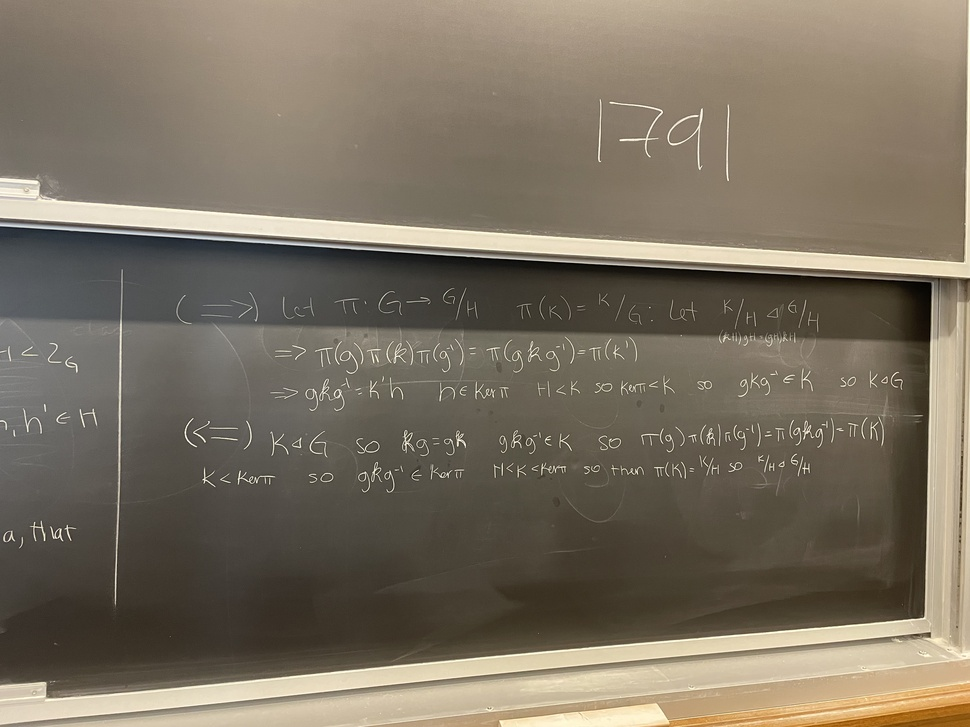
#> input picture raw/TestImage2.jpeg, 970 x 727 px, shrunk from 4032 x 3024 before the run
$ python denoise_pipeline.py
#> lines starting #> are read from the running program, lines starting #| are printed output that depends on the picture; after the words box and inside, x2 and y2 are one past the last pixel; in counts of white or black regions, pixels touching at a corner belong together
#> in run_denoise, img is the input picture: shape (727, 970, 3); mean B, G, R 97.5, 113.1, 122.8
import cv2
import os
import numpy as np

def enhance_chalkboard(img):
    gray = cv2.cvtColor(img, cv2.COLOR_BGR2GRAY)
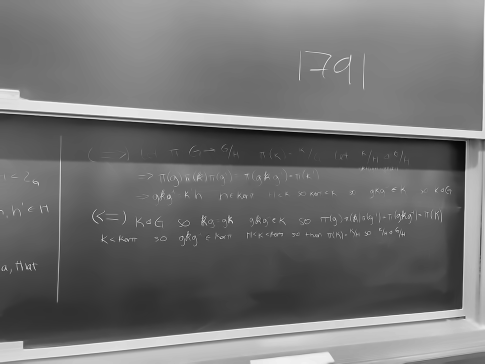
#> gray: shape (727, 970) (shown at 1/2 size); min 0, max 253, mean 113.6
    blur = cv2.medianBlur(gray, 3)
    _, th = cv2.threshold(blur, 0, 255, cv2.THRESH_BINARY + cv2.THRESH_OTSU)
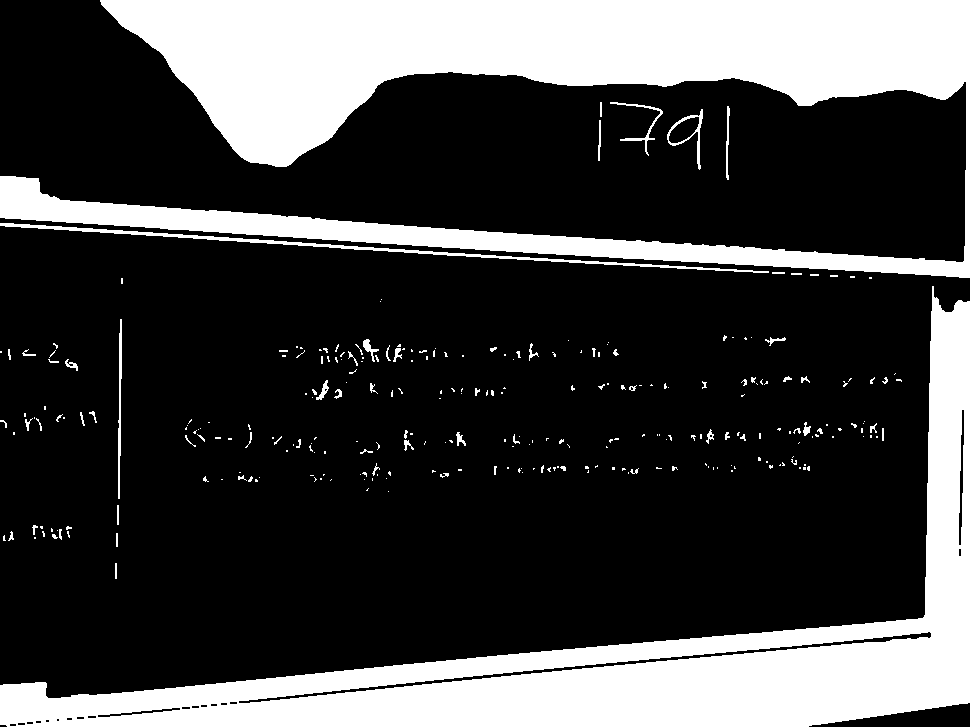
#> th: shape (727, 970); 26.1% white; 284 white regions (216 under 20 px), largest, box (x1, y1, x2, y2) and area: (0, 0, 970, 278) 100715, (0, 286, 970, 727) 76458, (0, 223, 769, 273) 2343
    if np.mean(th) < 127:
        th = cv2.bitwise_not(th)
    kernel = np.ones((2, 2), np.uint8)
    opened = cv2.morphologyEx(th, cv2.MORPH_OPEN, kernel)
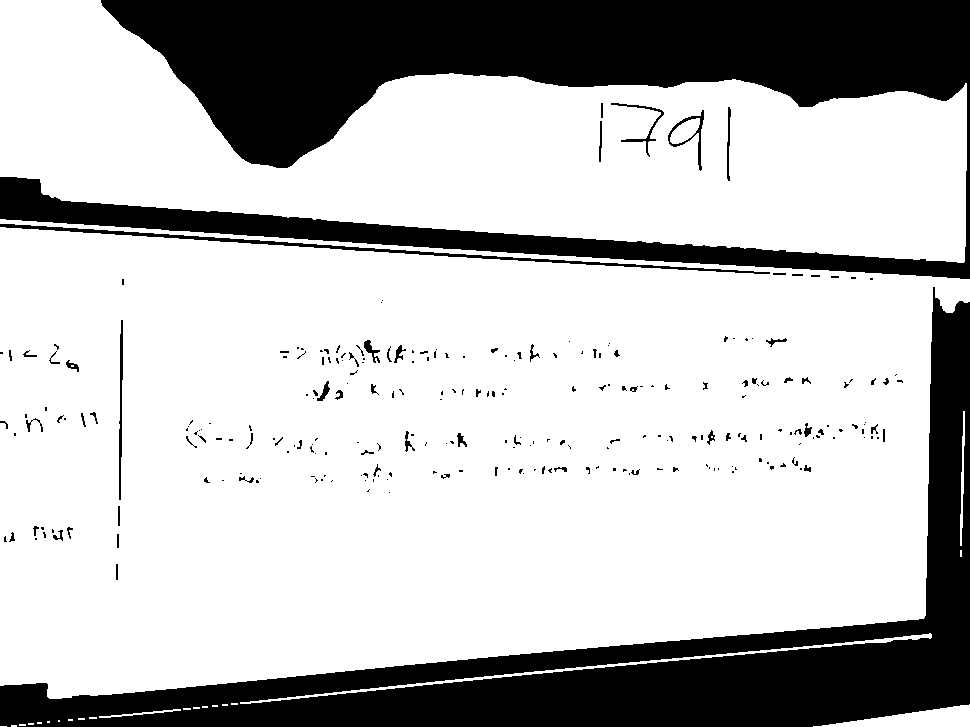
#> opened: shape (727, 970); 73.9% white; 260 black regions (190 under 20 px), largest, box (x1, y1, x2, y2) and area: (0, 0, 970, 279) 101348, (0, 287, 970, 727) 75295, (0, 224, 770, 274) 2346
    closed = cv2.morphologyEx(opened, cv2.MORPH_CLOSE, kernel)
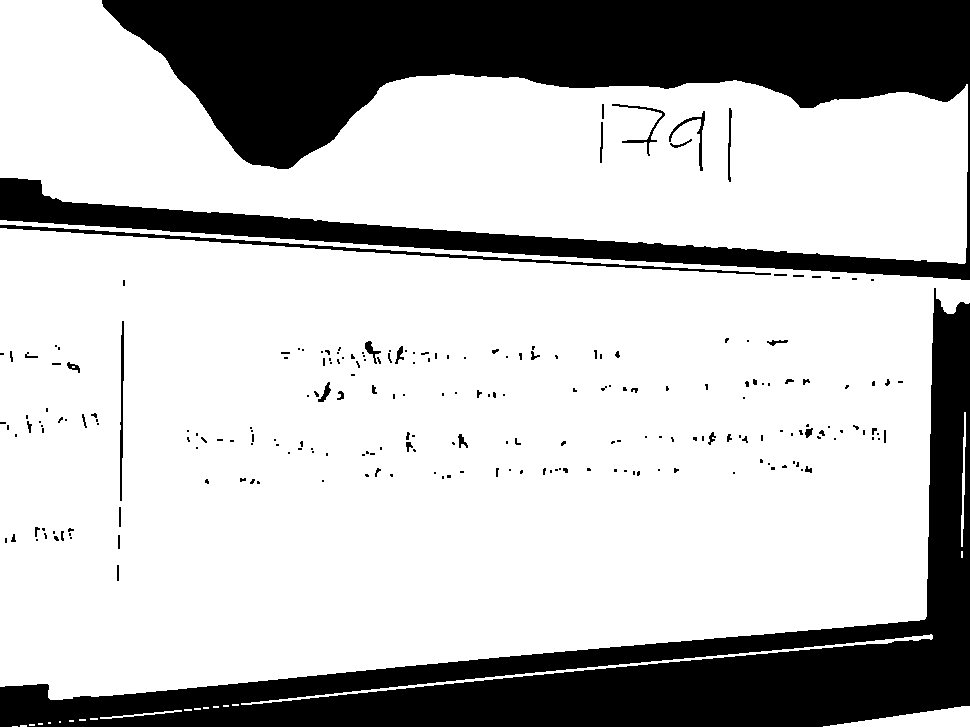
#> closed: shape (727, 970); 74.1% white; 226 black regions (171 under 20 px), largest, box (x1, y1, x2, y2) and area: (0, 0, 970, 280) 101979, (0, 288, 970, 727) 74133, (0, 225, 771, 275) 2349
    edges = cv2.Canny(blur, 50, 150)
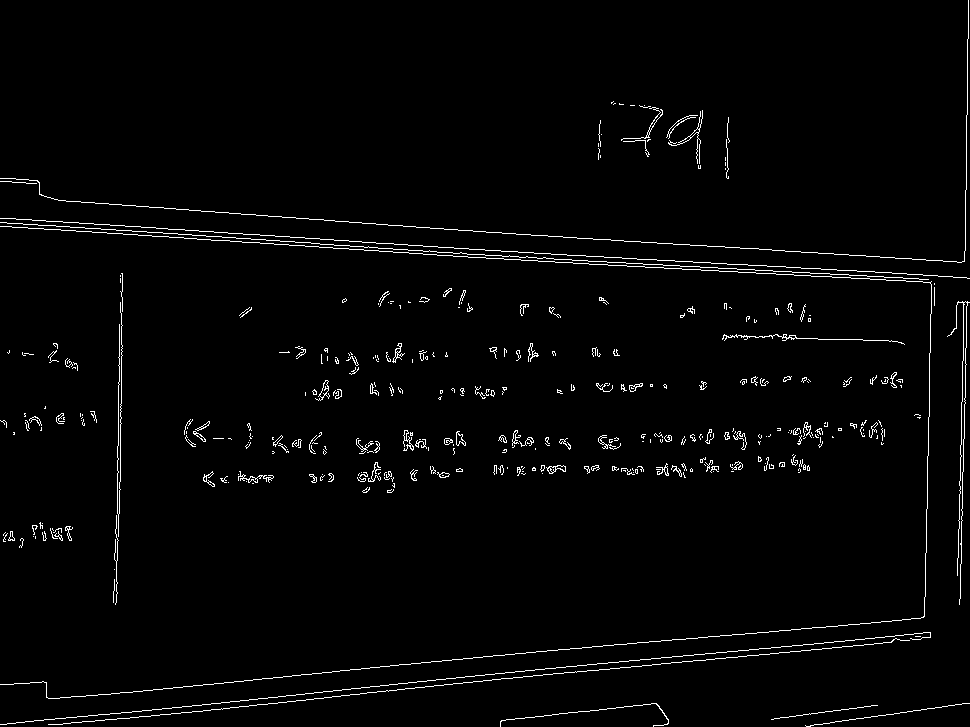
#> edges: shape (727, 970); 2.1% white in thin lines or dots
    return closed, edges


def run_denoise(
    in_path="raw/TestImage2.jpeg",
    processed_dir="processed"
):
    os.makedirs(processed_dir, exist_ok=True)

    # ---- derive a clean name from the chosen image ----
    base_name = os.path.splitext(os.path.basename(in_path))[0]  # e.g. 'TestImage2'

    # ---- read the raw image ----
    img = cv2.imread(in_path, cv2.IMREAD_COLOR)
    if img is None:
        raise FileNotFoundError(f"Couldn't read {in_path} - did you put the image in raw/?")

    # ---- denoise ----
    denoise_strength = 10
    img_dn = cv2.fastNlMeansDenoisingColored(img, None, denoise_strength, denoise_strength, 7, 21)
    denoised_path = os.path.join(processed_dir, f"{base_name}_denoised.jpg")
    cv2.imwrite(denoised_path, img_dn)
    print(f"Saved denoised image → {denoised_path}")

    # ---- enhance + edges ----
    enh, edg = enhance_chalkboard(img_dn)
    enh_path = os.path.join(processed_dir, f"{base_name}_enhanced.jpg")
    edg_path = os.path.join(processed_dir, f"{base_name}_edges.jpg")
    cv2.imwrite(enh_path, enh)
    cv2.imwrite(edg_path, edg)
    print(f"Saved enhanced image → {enh_path}")
    print(f"Saved edges image → {edg_path}")

    # ---- return paths so pipeline.py can use the correct names ----
    return {
        "base_name": base_name,
        "denoised": denoised_path,
        "enhanced": enh_path,
        "edges": edg_path,
    }

if __name__ == "__main__":
    run_denoise()

$ run again, with raw/75026669010__AD71C96E-F95C-4661-8BA3-2B97D957B602.jpeg copied over raw/TestImage2.jpeg
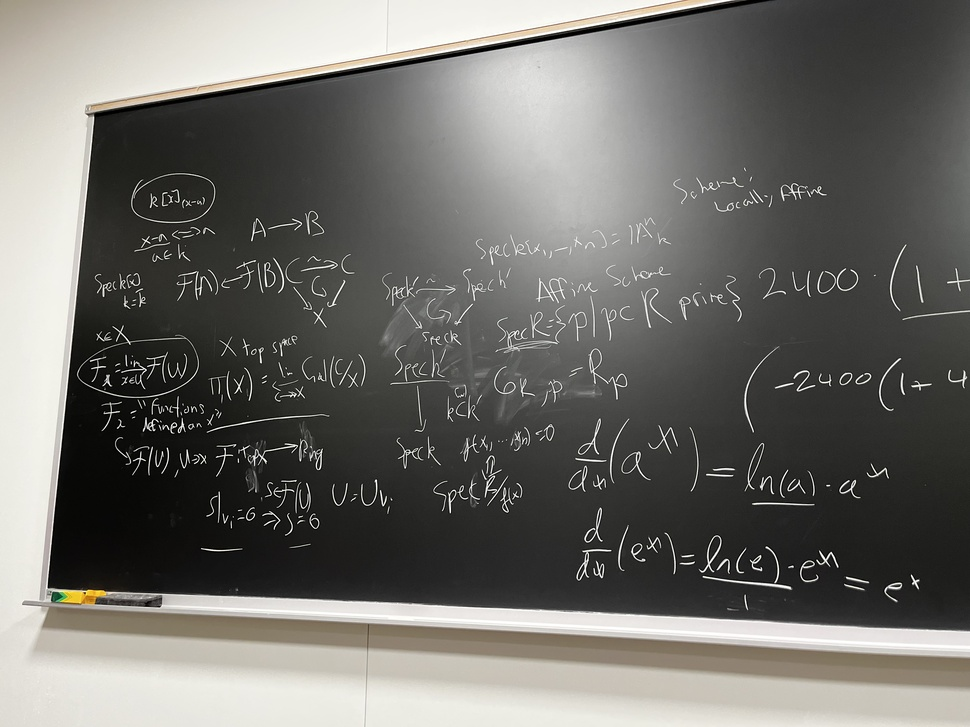
#> input picture raw/75026669010__AD71C96E-F95C-4661-8BA3-2B97D957B602.jpeg, 970 x 727 px, shrunk from 4032 x 3024 before the run
#> in run_denoise, img is the input picture: shape (727, 970, 3); mean B, G, R 105.7, 110, 111.2
#> in enhance_chalkboard, `_, th = cv2.threshold(blur, 0, 255, cv2.THRESH_BINARY + cv2.THRESH_OTSU)`:
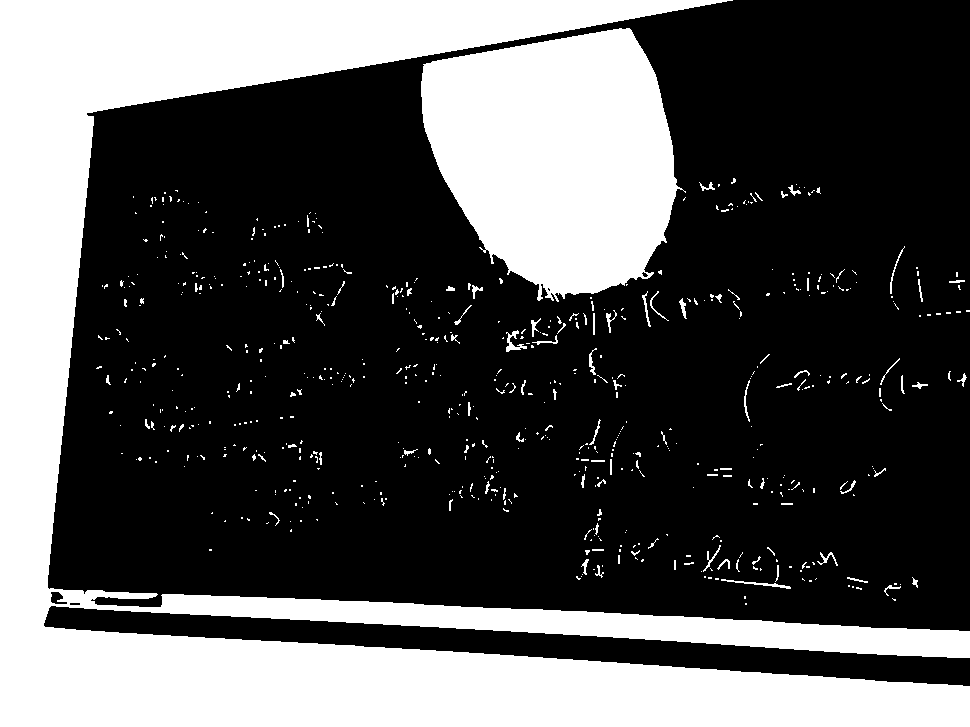
#> th: shape (727, 970); 32.9% white; 658 white regions (567 under 20 px), largest, box (x1, y1, x2, y2) and area: (0, 0, 970, 727) 173678, (421, 28, 686, 302) 51768, (506, 330, 527, 352) 167
#> opened: shape (727, 970); 67% white; 606 black regions (512 under 20 px), largest, box (x1, y1, x2, y2) and area: (0, 0, 970, 727) 174109, (422, 29, 687, 303) 51796, (722, 566, 792, 590) 194
#> closed: shape (727, 970); 67.2% white; 439 black regions (366 under 20 px), largest, box (x1, y1, x2, y2) and area: (0, 0, 970, 727) 174532, (423, 30, 684, 304) 51782, (508, 333, 529, 354) 170
#> in enhance_chalkboard, `edges = cv2.Canny(blur, 50, 150)`:
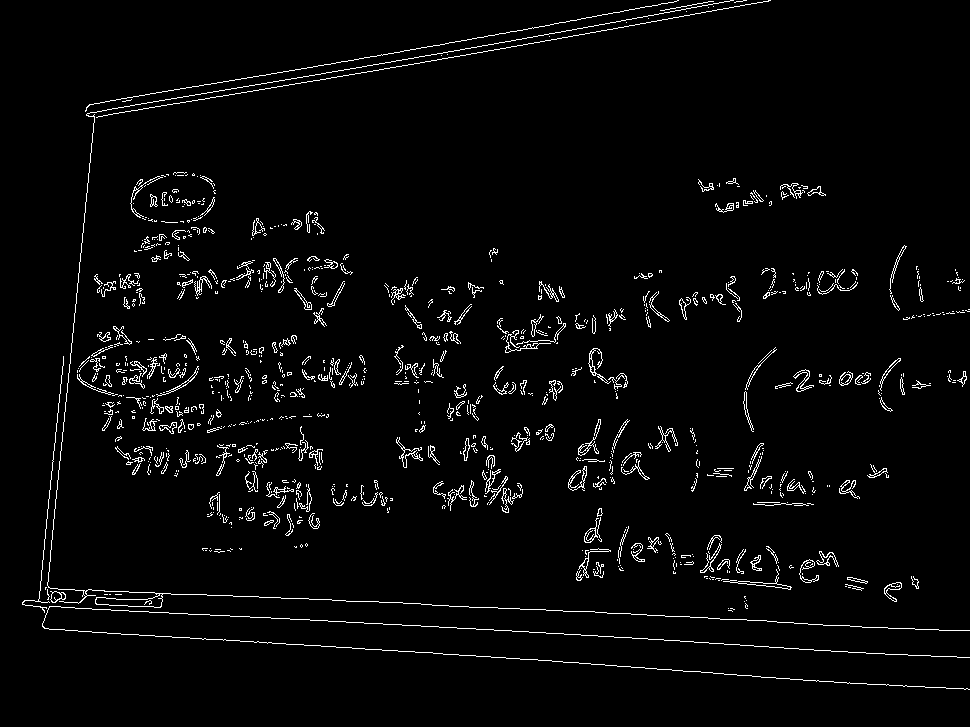
#> edges: shape (727, 970); 3.1% white in thin lines or dots

$ run again, with raw/IMG_0127.jpeg copied over raw/TestImage2.jpeg
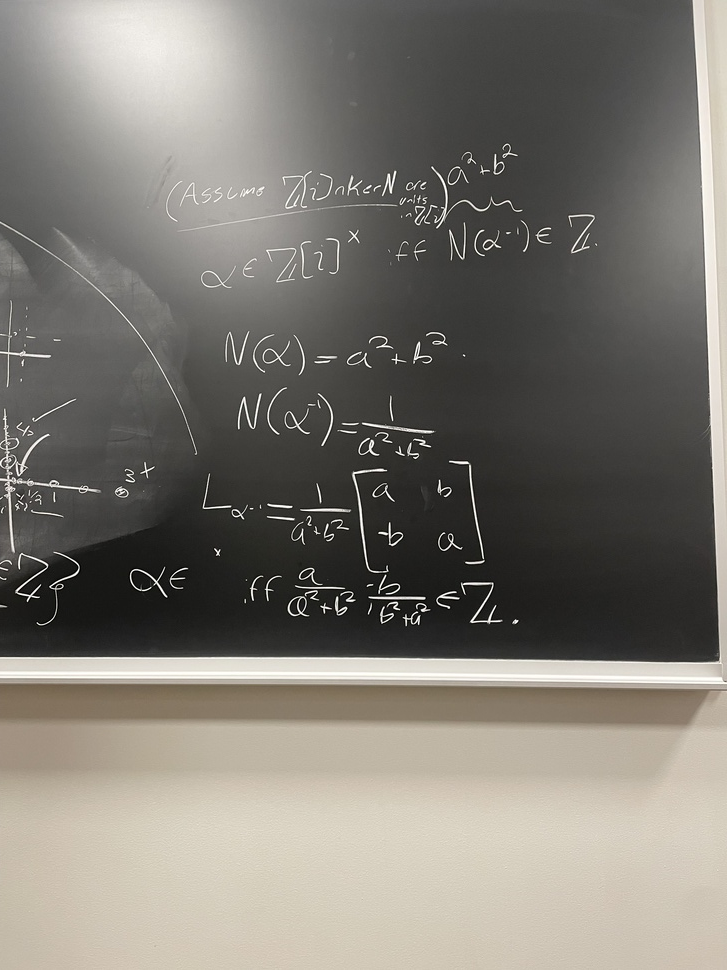
#> input picture raw/IMG_0127.jpeg, 727 x 970 px, shrunk from 3024 x 4032 before the run
#> in run_denoise, img is the input picture: shape (970, 727, 3); mean B, G, R 114.8, 122, 125.7
#> in enhance_chalkboard, `_, th = cv2.threshold(blur, 0, 255, cv2.THRESH_BINARY + cv2.THRESH_OTSU)`:
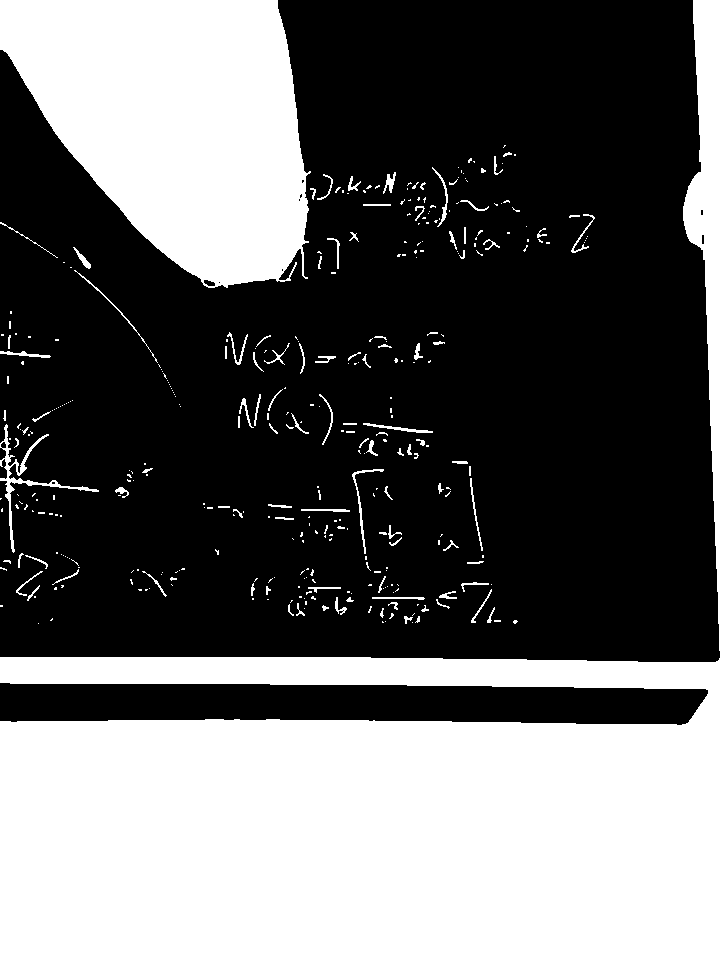
#> th: shape (970, 727); 40.7% white; 371 white regions (268 under 20 px), largest, box (x1, y1, x2, y2) and area: (0, 0, 727, 970) 215913, (0, 0, 311, 288) 63119, (0, 424, 99, 553) 1013
#> opened: shape (970, 727); 59.4% white; 356 black regions (249 under 20 px), largest, box (x1, y1, x2, y2) and area: (0, 0, 727, 970) 214524, (0, 0, 312, 289) 63457, (0, 425, 100, 554) 1049
#> closed: shape (970, 727); 59.7% white; 354 black regions (265 under 20 px), largest, box (x1, y1, x2, y2) and area: (0, 0, 727, 970) 213133, (0, 0, 313, 290) 63722, (0, 427, 101, 554) 784
#> in enhance_chalkboard, `edges = cv2.Canny(blur, 50, 150)`:
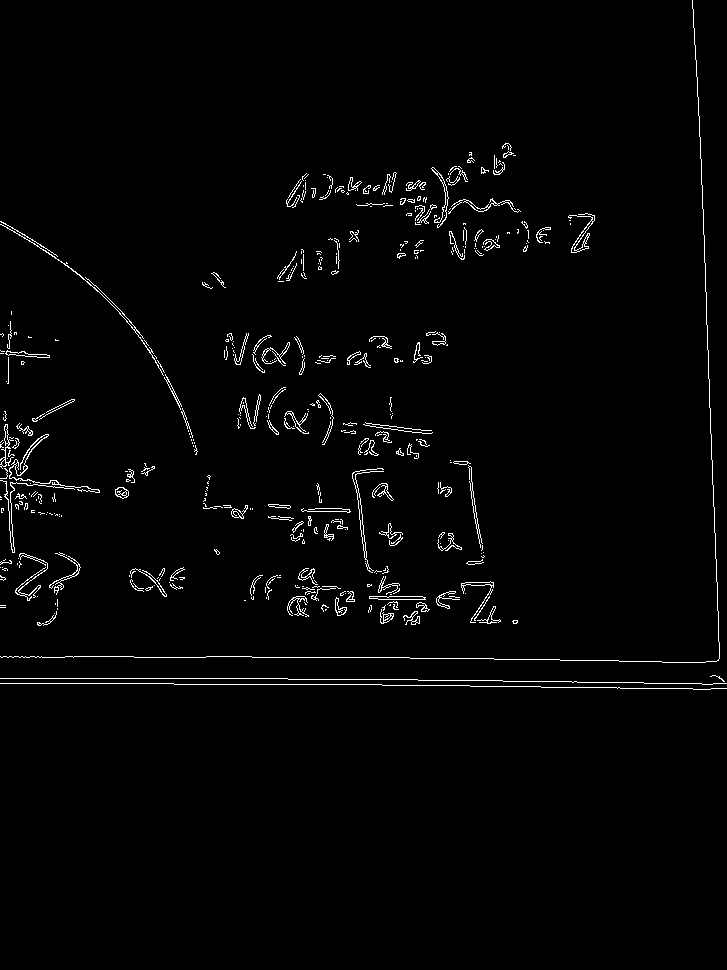
#> edges: shape (970, 727); 1.8% white in thin lines or dots, all inside (x1, y1, x2, y2) = (0, 0, 727, 690)
